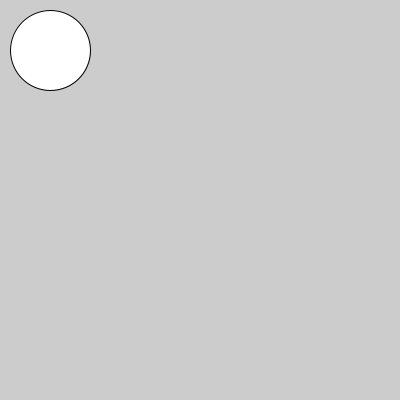
Frame 1 (no input)
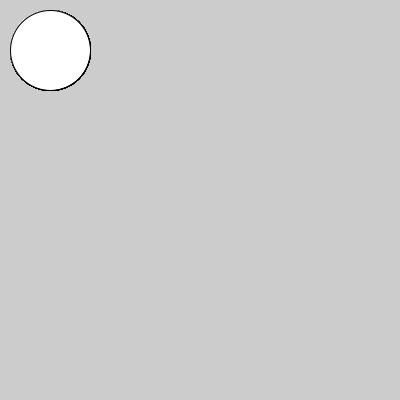
Frame 60 (the mouse pressed at the canvas centre just before this capture)
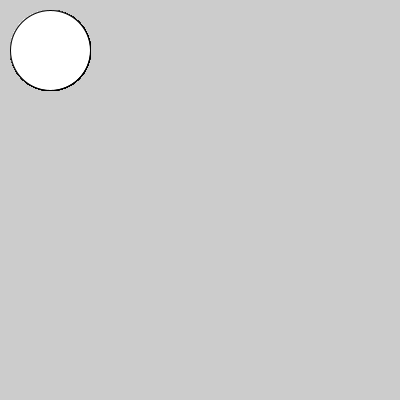
Frame 120 (the mouse held since frame 60 and released just before this capture)

The Processing sketch that drew these frames (run headless with seeded random() and noise(); from frame 60 on, the mouse is pressed at the canvas centre):

// Processing sketch: introProcessingvsP5
// ── introProcessingvsP5.pde
void setup (){
  size (400,400);
}

void draw (){
  ellipse(50, 50, 80, 80);
}
